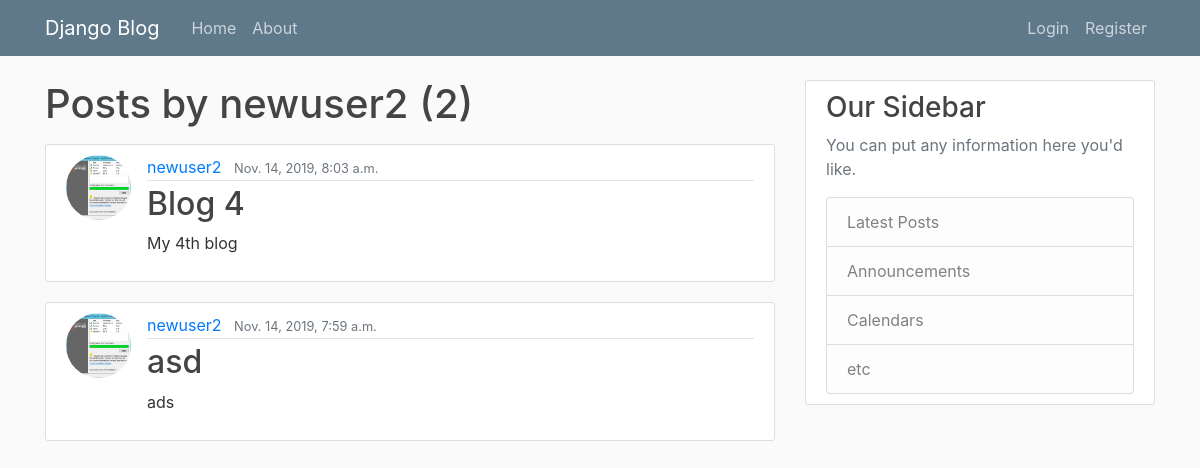
The page /user/newuser2 on the database as committed earlier.
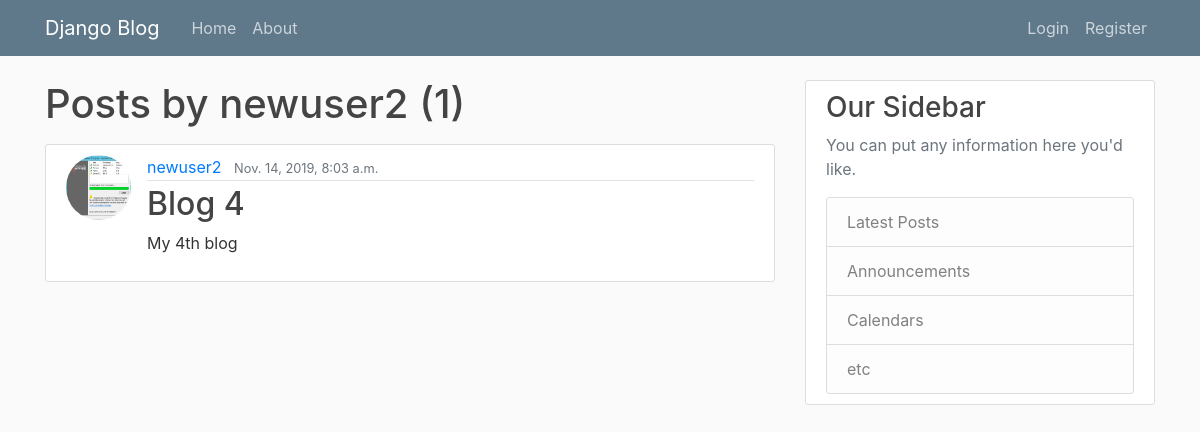
The same page on the database as committed later.
### blog/models.py (models this page shows, shortened)
class Post(models.Model):
    title = models.CharField(max_length=100)
    content = models.TextField()
    date_posted = models.DateTimeField(default=timezone.now)
    author = models.ForeignKey(User, on_delete=models.CASCADE)

### users/models.py (models this page shows, shortened)
class Profile(models.Model):
    user = models.OneToOneField(User, on_delete=models.CASCADE)
    image = models.ImageField(default='default.jpg', upload_to='profile_pics')

### blog/views.py (the view)
# urls.py: path('user/<str:username>', UserPostListView.as_view(), name='user-posts'),
class UserPostListView(ListView):
    model = Post
    template_name = 'blog/user_posts.html'
    context_object_name = 'posts'
    paginate_by = 5
    def get_queryset(self):
        user = get_object_or_404(User, username=self.kwargs.get('username'))
        return Post.objects.filter(author=user).order_by('-date_posted')

### blog/templates/blog/user_posts.html (shortened to what this page needs)
{% extends "blog/base.html" %}
{% block content %}
    <h1 class="mb-3">Posts by {{ view.kwargs.username }} ({{ page_obj.paginator.count }})</h1>
    {% for post in posts %}
        <article class="media content-section">
          <img class="rounded-circle article-img" src="{{ post.author.profile.image.url }}">
          <div class="media-body">
            <div class="article-metadata">
              <a class="mr-2" href="{% url 'user-posts' post.author.username %}">{{ post.author }}</a>
              <small class="text-muted">{{ post.date_posted }}</small>
            </div>
            <h2><a class="article-title" href="{%url 'post-detail' post.id%}">{{ post.title }}</a></h2>
            <p class="article-content">{{ post.content }}</p>
          </div>
        </article>
    {% endfor %}
{% endblock content %}

Rows that differ between the two databases and show on the page:
removed Post: author.profile.image (picture), author "newuser2", date_posted "Nov. 14, 2019, 7:59 a.m.", title "asd", content "ads"
Other text that changed with them:
{{ page_obj.paginator.count }}: "2" → "1"
